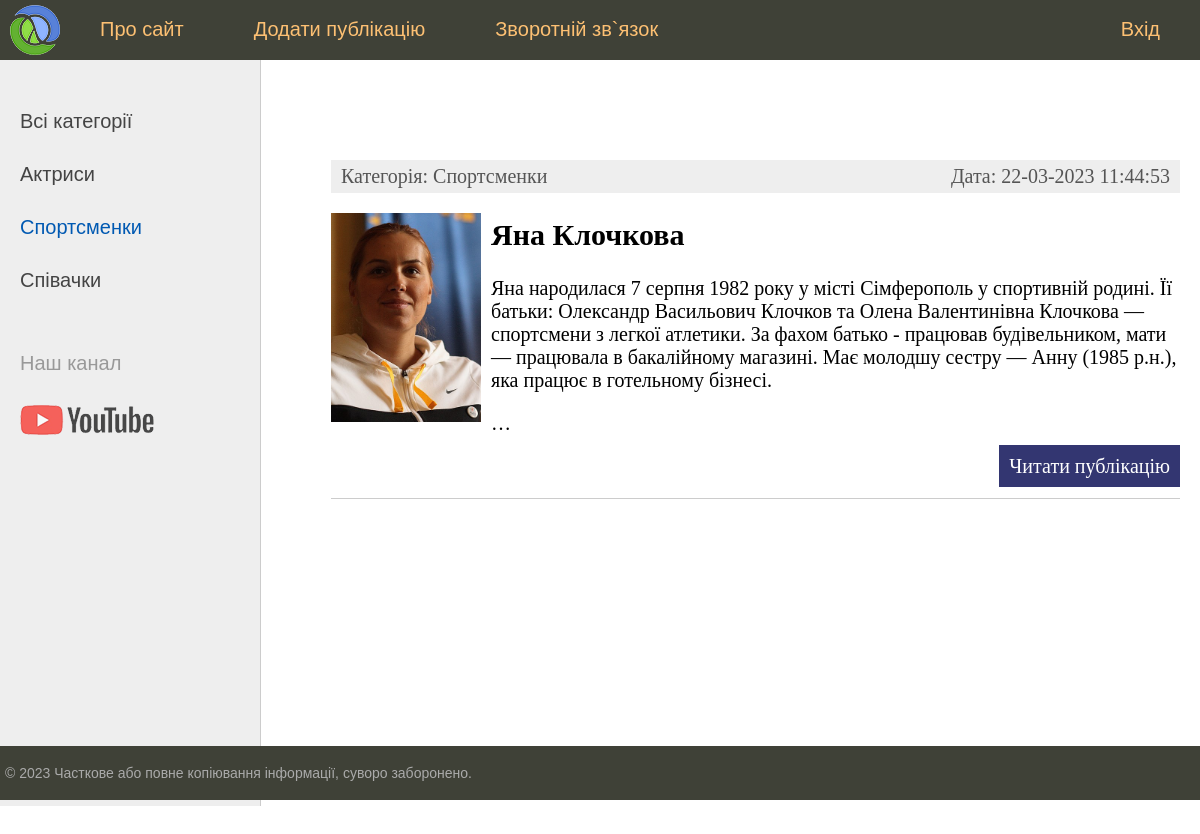
Screenshot of /category/sportsmenki/ (signed in) with the database file from the repository.
### women/models.py (models this page shows, shortened)
class Category(models.Model):
    name = models.CharField(max_length=100, db_index=True, verbose_name='Категорія')
    slug = models.SlugField(max_length=255, unique=True, db_index=True, verbose_name='URL')
    def __str__(self):
        return self.name
    def get_absolute_url(self):
        return reverse('category', kwargs={'cat_slug': self.slug})
    class Meta:
        verbose_name = 'Категорія'
        verbose_name_plural = 'Категорії'
        ordering = ['id']

class Women(models.Model):
    title = models.CharField(max_length=255, verbose_name='Заголовок')
    slug = models.SlugField(max_length=255, unique=True, db_index=True, verbose_name='URL')
    content = models.TextField(blank=True, verbose_name='Текст публікації')
    photo = models.ImageField(upload_to="photos/%Y/%m/%d/", verbose_name='Фото')
    time_create = models.DateTimeField(auto_now_add=True, verbose_name='Дата створення')
    time_update = models.DateTimeField(auto_now=True, verbose_name='Дата змінення')
    is_published = models.BooleanField(default=True, verbose_name='Опубліковано')
    cat = models.ForeignKey(Category, on_delete=models.PROTECT, verbose_name='Категорія')
    def get_absolute_url(self):
        return reverse('post', kwargs={'post_slug': self.slug})
    class Meta:
        verbose_name = 'Відомі жінки'
        verbose_name_plural = 'Відомі жінки'
        ordering = ['-time_create', 'title']

### women/views.py (the view)
# urls.py: path('category/<slug:cat_slug>/', WomenCategory.as_view(), name='category'),
class WomenCategory(DataMixin, ListView):
    model = Women
    template_name = 'women/index.html'
    context_object_name = 'posts'
    allow_empty = False
    def get_queryset(self):
        return Women.objects.filter(cat__slug=self.kwargs['cat_slug'], is_published=True)
    def get_context_data(self, *, object_list=None, **kwargs):
        context = super().get_context_data(**kwargs)
        c_def = self.get_user_context(title='Категорія - ' + str(context['posts'][0].cat),
                                      cat_selected=context['posts'][0].cat_id)
        return dict(list(context.items()) + list(c_def.items()))

### women/utils.py (called while the page is built)
    def get_user_context(self, **kwargs):
        context = kwargs
        cats = Category.objects.annotate(Count('women'))
        user_menu = menu.copy()
        if not self.request.user.is_authenticated:
            user_menu.pop(1)
        context['menu'] = user_menu
        context['cats'] = cats
        if 'cat_selected' not in context:
            context['cat_selected'] = 0
        return context

### women/templates/women/index.html (shortened to what this page needs)
{% extends 'women/base.html' %}
{% block content %}
<ul class="list-articles">
	{% for p in posts %}
        <li>
            <div class="article-panel">
                <p class="first">Категорія: {{ p.cat }}</p>
                <p class="last">Дата: {{ p.time_update|date:"d-m-Y H:i:s" }}</p>
            </div>
            {% if p.photo %}
                <p><img class="img-article-left thumb" src="{{ p.photo.url }}"></p>
            {% endif %}
            <h2>{{p.title}}</h2>
        {% autoescape on %}
        {{p.content|linebreaks|truncatewords:50}}
        {% endautoescape %}
            <p class="link-read-post"><a href="{{ p.get_absolute_url }}">Читати публікацію</a></p>
        </li>
	{% endfor %}
</ul>
{% endblock %}

### women/templates/women/base.html (shortened to what this page needs)
<!DOCTYPE html>
{% load static %}
{% load women_tags %}
<html>
<head>
    <link type="text/css" href="{% static 'women/css/styles.css' %}" rel="stylesheet"/>
</head>
<body>
<table class="table-page" border=0 cellpadding="0" cellspacing="0">
    <tr>
        <td valign=top>
            {% block mainmenu %}
            <div class="header">
                <ul id="mainmenu" class="mainmenu">
                    <li class="logo"><a href="{% url 'home' %}">
                        <div class="logo"></div>
                    </a></li>
                    {% for m in menu %}
                        {% if not forloop.last %}
                            <li><a href="{% url m.url_name %}">{{m.title}}</a></li>
                        {% else %}
                            <li class="last"><a href="{% url m.url_name %}">{{m.title}}</a></li>
                        {% endif %}
                    {% endfor %}
                </ul>
            </div>
            {% endblock mainmenu %}
            <table class="table-content" border=0 cellpadding="0" cellspacing="0">
                <tr>
                    <td valign="top" class="left-chapters">
                        <ul id="leftchapters">
                            {% if cat_selected == 0 %}
                                <li class="selected">Всі категорії</li>
                            {% else %}
                                <li><a href="{% url 'home' %}">Всі категорії</a></li>
                            {% endif %}
                            {% for c in cats %}
                                {% if c.women__count > 0 %}
                                    {% if c.pk == cat_selected %}
                                    <li class="selected">{{ c.name }}</li>
                                    {% else %}
                                    <li><a href="{{ c.get_absolute_url }}">{{ c.name }}</a></li>
                                    {% endif %}
                                {% endif %}
                            {% endfor %}
                            <li class="share">
                                <p>Наш канал</p>
                                <a class="share-yt"
                                   href="https://www.youtube.com/watch?v=yNycw9zhO98&list=RDyNycw9zhO98&start_radio=1"
                                   target="_blank" rel="nofollow"></a>
                            </li>
                        </ul>
                    </td>
                    <td valign="top" class="content">
                        <div class="content-text">
                            {% block content %}
                            {% endblock %}
                        </div>
                    </td>
                </tr>
            </table>
        </td>
    </tr>
    <tr>
        <td valign=top>
            <div id="footer">
                <p>&copy; 2023 Часткове або повне копіювання інформації, суворо заборонено.</p>
            </div>
        </td>
    </tr>
</table>
</body>
</html>

### women/static/women/css/styles.css (style rules this page uses)
html, body { font-family: 'Arial'; margin: 0; padding: 0; height: 100%; width: 100%; color: #444; }
a { color: #0059b2; text-decoration: none; }
img { max-width: 600px; height: auto; }
img.img-article-left { max-width: 300px; height: auto; float: left; padding: 0 10px 10px 0; }
img.img-article-left.thumb { max-width: 150px; height: auto; }
p.link-read-post { text-align: right; }
p.link-read-post a { padding: 10px; min-width: 100px; background: #333671; color: #fff; text-decoration: none; }
div.article-panel { background: #eee; padding: 5px 10px 5px 10px; box-sizing: border-box; overflow: hidden; color: #555; }
div.article-panel p.first { margin: 0; float: left; }
div.article-panel p.last { margin: 0; float: right; }
ul.list-articles { list-style: none; margin: 0; padding: 0; }
ul.list-articles li { border-bottom: 1px solid #ccc; }
.table-page { width: 100%; height: 100%; vertical-align: top; }
.table-page tr { height: 100%; }
.header { background: #3F4137; height: 60px; }
.logo { background: url('../images/logo.png') no-repeat 10px 5px; width: 70px; height: 60px; }
ul.mainmenu { list-style: none; margin: 0; padding: 0; height: 60px; color: #fdc073; font-size: 20px; overflow: hidden; }
ul.mainmenu li { float: left; margin: 18px 40px 0 30px; }
ul.mainmenu li.logo { margin: 0; }
ul.mainmenu li.last { float: right; }
ul.mainmenu li a { color: #fdc073; text-decoration: none; }
.table-content { width: 100%; min-height: 100%; height: 100%; }
.left-chapters { margin: 0; background: #eee; border-right: 1px solid #ccc; min-height: 100%; }
.left-chapters ul { width: 230px; min-height: 100%; margin: 0; padding: 20px 10px 10px 20px; list-style: none; font-size: 20px; }
.left-chapters ul li { margin: 30px 0 0 0; color: #999; }
.left-chapters ul li.selected { color: #0059b2; }
.left-chapters ul li a { color: #444; text-decoration: none; }
.left-chapters ul li.share { margin: 60px 0 0 0; }
.left-chapters ul li.share p { margin: 30px 0 30px 0; }
.left-chapters ul li.share a { display: inline-block; width: 40px; height: 40px; margin: 0 20px 0 0; }
.left-chapters ul li.share a.share-yt { width: 100%; height: 30px; background: url('../images/share_yt.png') no-repeat 0 0 }
.content { padding: 40px 20px 20px 40px; width: 100%; box-sizing: border-box; }
.content-text { margin: 60px 0 0 30px; color: #000; font-size: 20px; font-family: Yandex Sans Display Light; }
#footer { box-sizing: border-box; background: #3F4137; padding: 5px; color: #aaa; font-size: 14px; font-family: Verdana, Geneva, Arial, Helvetica; text-align: left; overflow: hidden; }

### rows the page displays
Category: name "Актриси"
Category: name "Спортсменки"
Category: name "Співачки"
Women: cat "Спортсменки", time_update "22-03-2023 11:44:53", photo (picture), title "Яна Клочкова", content "Яна народилася 7 серпня 1982 року у місті Сімферополь у спортивній родині. Її батьки: Олександр Васильович Клочков та Олена Валентинівна Клочкова — спортсмени з легкої атлетики. За фахом батько - працював будівельником, мати — працювала в бакалійному магазині. Має молодшу сестру — Анну (1985 р.н.), яка працює в готельному бізнесі. …"

### other values shown
{{ m.title }} "Про сайт" "Додати публікацію" "Зворотній зв`язок"
{{ m.title }} "Вхід"
